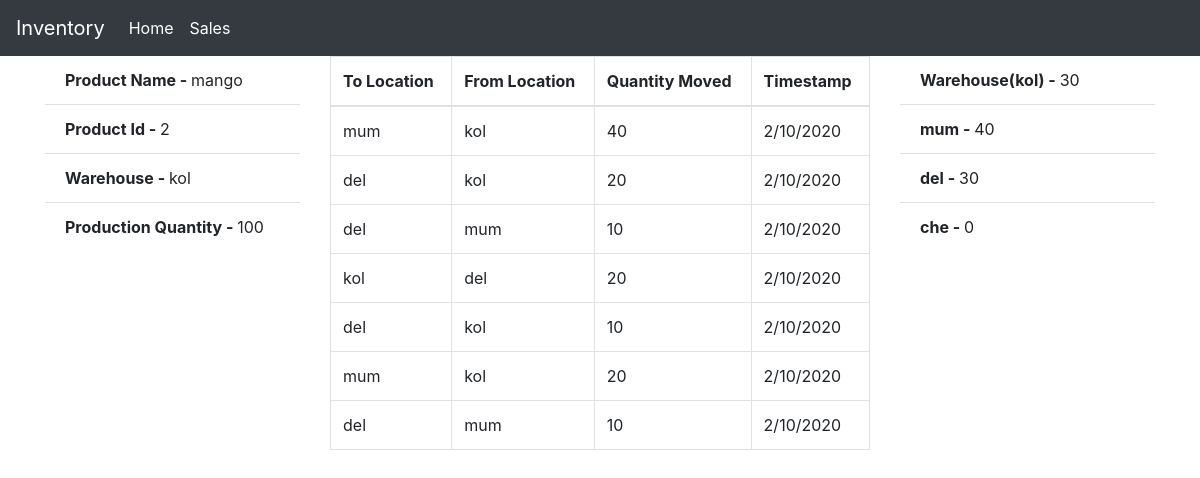
The page /report/2 on the database its author committed.
### app.py (models this page shows)
class Product(db.Model):
    id = db.Column(db.Integer,primary_key=True, autoincrement=True)
    product_name = db.Column(db.String(200))
    product_type = db.Column(db.String(200))
    quantity = db.Column(db.String(200))
    warehouse = db.Column(db.String(200))
    movements = db.relationship('Movement', backref="user2")

class Movement(db.Model):
    id = db.Column(db.Integer, primary_key=True)
    timestamp = db.Column(db.String(200))
    to_location = db.Column(db.String(200))
    from_location = db.Column(db.String(200))
    product_id = db.Column(db.Integer, db.ForeignKey('product.id'))
    quantity = db.Column(db.Integer)

class Location(db.Model):
    id = db.Column(db.Integer,primary_key=True, autoincrement=True)
    location_name = db.Column(db.String(200))

### app.py (the view)
@app.route('/report/<int:id>',methods=["GET"])
def report(id):
    product_info= db.session.query(Product).filter(Product.id == id).all()
    locations = Location.query.all()
    location_info= db.session.query(Location).filter(Location.location_name != product_info[0].warehouse).all()
    movement_info= db.session.query(Product,Movement).filter(Movement.product_id == id, Product.id == id).all()
    warehouse_quant = int(product_info[0].quantity)
    final_repo=[]
    for i in locations:
        if i.location_name != product_info[0].warehouse:
            move_from= db.session.query(db.func.sum(Movement.quantity)).filter(Movement.from_location == i.location_name,  Movement.product_id == id).scalar()
            if move_from == None:
                move_from = 0
            move_to= db.session.query(db.func.sum(Movement.quantity)).filter(Movement.to_location == i.location_name,   Movement.product_id == id).scalar()
            if move_to == None:
                move_to = 0
            m = move_to - move_from
            warehouse_quant = warehouse_quant - m
            final_repo.append(m)
    final_location=[]
    for i in location_info:
        final_location.append(i.location_name)
    res={}
    for key in final_location:
        for value in final_repo:
            res[key] = value
            final_repo.remove(value)
            break
    return render_template('report.html',product_info=product_info,movement_info=movement_info,final_repo=final_repo,location_info=location_info,res=res,warehouse_quant=warehouse_quant)

### templates/report.html
{% extends 'index.html' %}
{% block content %}
<div class="row">
    <div class="col-lg-3">
        {% for i in product_info %}
        <ul class="list-group list-group-flush">
            <li class="list-group-item"><b>Product Name - </b>{{ i.product_name }}</li>
            <li class="list-group-item"><b>Product Id - </b>{{ i.id }}</li>
            <li class="list-group-item"><b>Warehouse - </b>{{ i.warehouse }}</li>
            <li class="list-group-item"><b>Production Quantity - </b>{{ i.quantity }}</li>
        </ul>
        {% endfor %}
    </div>
    <div class="col-lg-6">
        <table class="table table-bordered">
            <thead>
                <th>To Location</th>
                <th>From Location</th>
                <th>Quantity Moved</th>
                <th>Timestamp</th>
            </thead>
            <tbody>
                {% for i in movement_info %}
                <tr>
                    <td>{{ i.Movement.to_location }}</td>
                    <td>{{ i.Movement.from_location }}</td>
                    <td>{{ i.Movement.quantity }}</td>
                    <td>{{ i.Movement.timestamp }}</td>
                </tr>
                {% endfor %}
            </tbody>
        </table>
    </div>
    <div class="col-lg-3">
        <ul class="list-group list-group-flush">
            <li class="list-group-item"><b>Warehouse({{ product_info[0].warehouse }}) - </b>{{ warehouse_quant }}</li>
            {% for key, value in res.items() %}
            <li class="list-group-item"><b>{{ key }} - </b>{{ value }}</li>
            {% endfor %}
        </ul>
    </div>
</div>
{% endblock %}

### rows shown on the page
Product: product_name "mango", id "2", warehouse "kol", quantity "100", Movement.to_location "mum", Movement.from_location "kol", Movement.quantity "40", Movement.timestamp "2/10/2020", Movement.to_location "del", Movement.quantity "20", Movement.from_location "mum", Movement.quantity "10", Movement.to_location "kol", Movement.from_location "del"
Location: location_name "mum", value "40"
Location: location_name "del", value "30"
Location: location_name "che", value "0"

### other values the page prints
{{ warehouse_quant }} "30"
